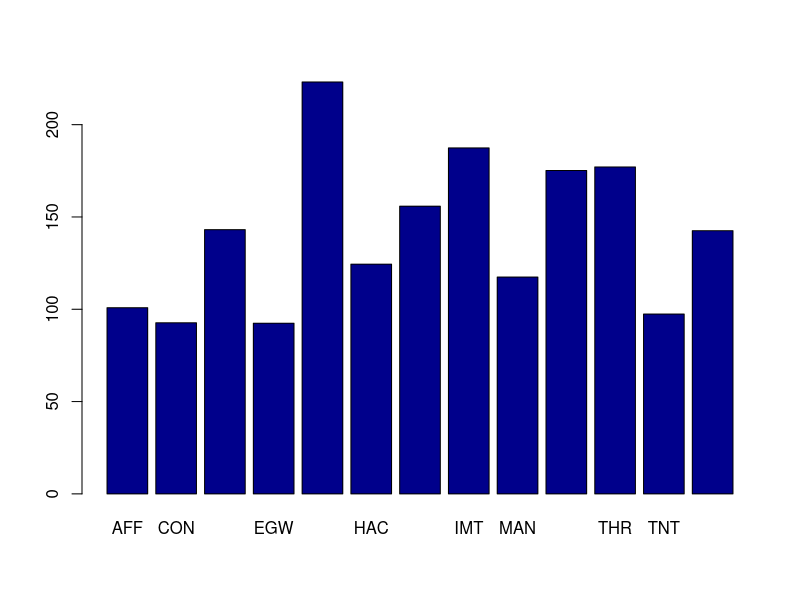

Source code (R):
data <- read.csv("data.csv")

monthly <- data.frame(data$C_Industry,data$C_TotalVoluntarySuperContribution/data$App_Tenure)

mean_total_contribution <- aggregate(monthly[,2],by = list(data$C_Industry), FUN = mean)

barplot(mean_total_contribution[,2],names.arg=mean_total_contribution[,1],col="darkblue")


